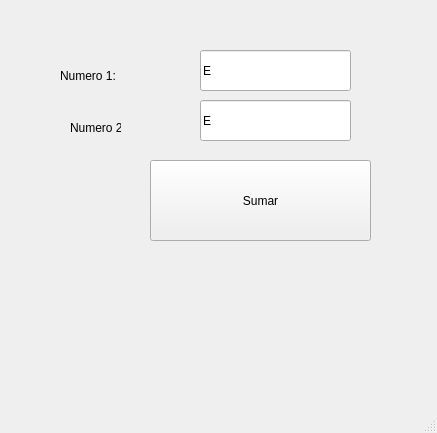
<?xml version="1.0" encoding="UTF-8"?>
<ui version="4.0">
 <class>MainWindow</class>
 <widget class="QMainWindow" name="MainWindow">
  <property name="geometry">
   <rect>
    <x>0</x>
    <y>0</y>
    <width>437</width>
    <height>433</height>
   </rect>
  </property>
  <property name="windowTitle">
   <string>MainWindow</string>
  </property>
  <widget class="QWidget" name="centralwidget">
   <widget class="QPushButton" name="btnSumar">
    <property name="geometry">
     <rect>
      <x>150</x>
      <y>160</y>
      <width>221</width>
      <height>81</height>
     </rect>
    </property>
    <property name="styleSheet">
     <string notr="true">font: 20pt &quot;MS Serif&quot;;</string>
    </property>
    <property name="text">
     <string>Sumar</string>
    </property>
   </widget>
   <widget class="QLabel" name="label">
    <property name="geometry">
     <rect>
      <x>60</x>
      <y>60</y>
      <width>121</width>
      <height>31</height>
     </rect>
    </property>
    <property name="styleSheet">
     <string notr="true">font: 20pt &quot;MS Serif&quot;;</string>
    </property>
    <property name="text">
     <string>Numero 1:</string>
    </property>
   </widget>
   <widget class="QLabel" name="label_2">
    <property name="geometry">
     <rect>
      <x>70</x>
      <y>120</y>
      <width>51</width>
      <height>16</height>
     </rect>
    </property>
    <property name="text">
     <string>Numero 2:</string>
    </property>
   </widget>
   <widget class="QLineEdit" name="txtNum1">
    <property name="geometry">
     <rect>
      <x>200</x>
      <y>50</y>
      <width>151</width>
      <height>41</height>
     </rect>
    </property>
    <property name="styleSheet">
     <string notr="true">font: 20pt &quot;MS Serif&quot;;</string>
    </property>
    <property name="text">
     <string>E</string>
    </property>
   </widget>
   <widget class="QLineEdit" name="txtNum2">
    <property name="geometry">
     <rect>
      <x>200</x>
      <y>100</y>
      <width>151</width>
      <height>41</height>
     </rect>
    </property>
    <property name="styleSheet">
     <string notr="true">font: 20pt &quot;MS Serif&quot;;</string>
    </property>
    <property name="text">
     <string>E</string>
    </property>
   </widget>
  </widget>
  <widget class="QMenuBar" name="menubar">
   <property name="geometry">
    <rect>
     <x>0</x>
     <y>0</y>
     <width>437</width>
     <height>21</height>
    </rect>
   </property>
  </widget>
  <widget class="QStatusBar" name="statusbar"/>
 </widget>
 <resources/>
 <connections/>
</ui>
